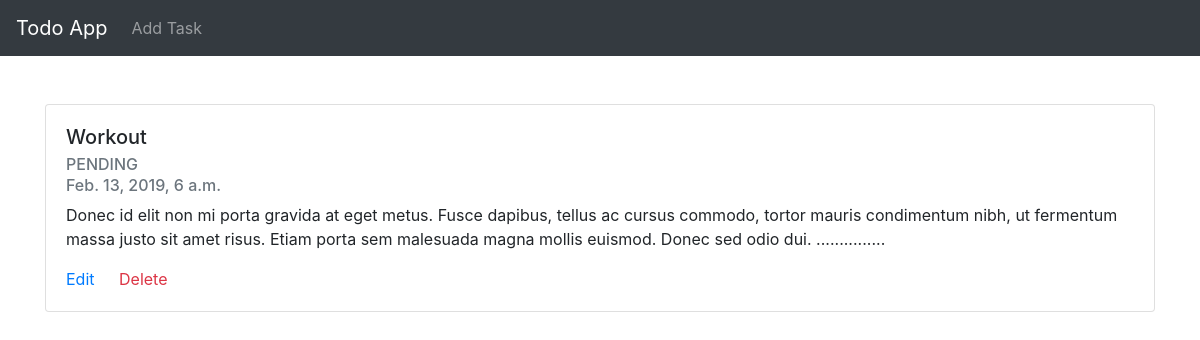
Before: /1/ with the older database file.
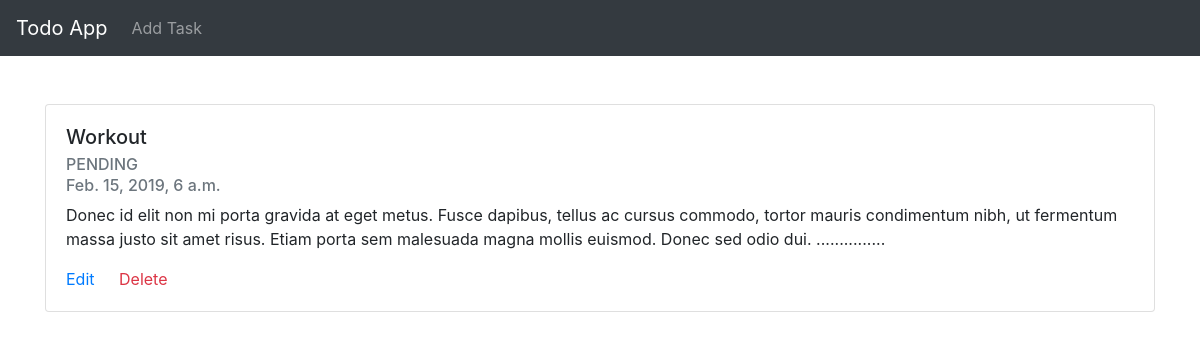
After: the same page with the newer database file.
### todo/models.py (models this page shows, shortened)
class Todo(models.Model):
    PENDING = 'PENDING'
    IN_PROGRESS = 'IN_PROGRESS'
    COMPLETED = 'COMPLETED'
    STATUS_CHOICES = (
        (1, PENDING),
        (2, IN_PROGRESS),
        (3, COMPLETED),
    )
    title = models.CharField(max_length=255)
    description = models.TextField(null=True, blank=True)
    task_time = models.DateTimeField(null=True, blank=True)
    status = models.PositiveSmallIntegerField(default=1, choices=STATUS_CHOICES)
    created_at = models.DateTimeField(auto_now_add=True)
    modified_at = models.DateTimeField(auto_now=True)
    is_active = models.BooleanField(default=True)

### todo/views.py (the view)
# urls.py: path('<int:pk>/', views.TodoDetailView.as_view(), name='todo-detail'),
class TodoDetailView(DetailView):
    model = Todo
    def get_queryset(self):
        return super().get_queryset().filter(is_active=True)
    def get_context_data(self, **kwargs):
        context = super().get_context_data(**kwargs)
        context['title'] = 'Todo'
        return context

### todo/templates/todo/todo_detail.html (shortened to what this page needs)
{% extends "todo/base.html" %}
{% block content %}
    <div class="col-offset-3 mt-5">
        <div class="card">
          <div class="card-body">
            <h5 class="card-title">{{ object.title|title }}</h5>
            <h6 class="card-subtitle mb-2 text-muted">{{ object.get_status_display }}</h6>
            <h6 class="card-subtitle mb-2 text-muted">{{ object.task_time }}</h6>
            <p class="card-text">{{ object.description }}</p>
            <a href="{% url 'todo-update' object.pk %}" class="card-link">Edit</a>
            <a href="{% url 'todo-delete' object.pk %}" class="card-link text-danger">Delete</a>
          </div>
        </div>
    </div>
{% endblock %}

### todo/templates/todo/base.html (shortened to what this page needs)
{% load static %}
<!doctype html>
<html lang="en">
  <head>
    <link rel="stylesheet" href="https://stackpath.bootstrapcdn.com/bootstrap/4.3.0/css/bootstrap.min.css">
    <link rel="stylesheet" href="{% static 'css/bootstrap-datetimepicker.min.css' %}">
  </head>
  <body>
    {% include "todo/nav_bar.html" %}
    <div class="container">
      {% block content %}
      {% endblock %}
    </div>
  </body>
</html>

### todo/templates/todo/nav_bar.html (shortened to what this page needs)
<nav class="navbar navbar-expand-lg navbar-dark bg-dark">
  <a class="navbar-brand" href="{% url 'todo-list' %}">Todo App</a>
  <div class="collapse navbar-collapse" id="navbarNavAltMarkup">
    <div class="navbar-nav">
      <a class="nav-item nav-link {% if current == 'Create' %} active {% endif %}" href="{% url 'todo-create' %}">Add Task {% if current == 'Create' %}<span class="sr-only">(current)</span>{% endif %} </a>
    </div>
  </div>
</nav>

Changed rows visible on the page:
changed Todo "Workout": task_time "Feb. 13, 2019, 6 a.m." → "Feb. 15, 2019, 6 a.m."
